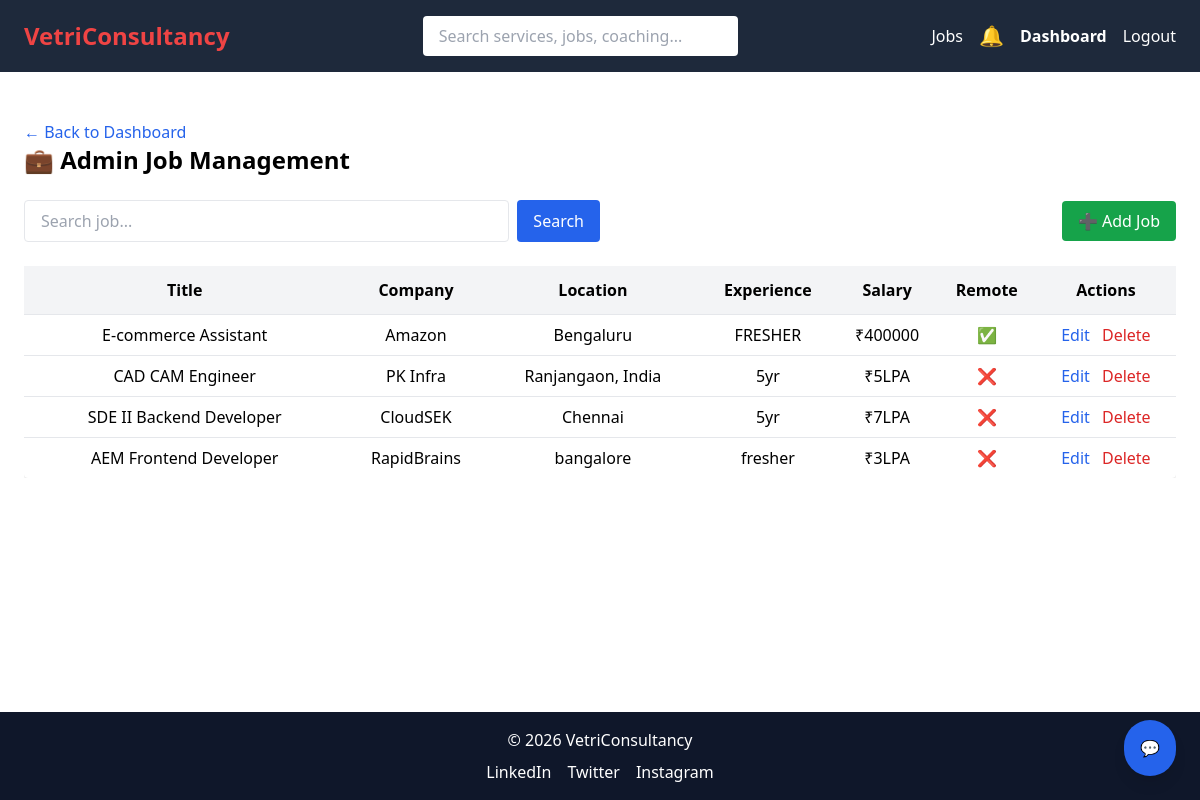
/dashboard/jobs/ (signed in), run on the app's committed database.
### VCS/models.py (models this page shows, shortened)
class Job(models.Model):
    EXPERIENCE_CHOICES = [
        ('FRESHER', 'Fresher'),
        ('1-3', '1–3 Years'),
        ('3-5', '3–5 Years'),
        ('5+', '5+ Years'),
    ]
    company_name = models.CharField(max_length=200, db_index=True)
    job_title = models.CharField(max_length=200, db_index=True)
    location = models.CharField(max_length=100, db_index=True)
    experience = models.CharField(
        max_length=10,
        choices=EXPERIENCE_CHOICES,
        db_index=True
    )
    salary_range = models.IntegerField(help_text="Monthly salary", db_index=True)
    is_remote = models.BooleanField(default=False)
    eligibility = models.TextField()
    job_description = models.TextField()
    posted_at = models.DateTimeField(auto_now_add=True, db_index=True)
    saved_by = models.ManyToManyField(User, blank=True, related_name='saved_jobs')
    applied_by = models.ManyToManyField(User, through='JobApplication', related_name='applied_jobs')
    class Meta:
        indexes = [
            models.Index(fields=['job_title']),
            models.Index(fields=['location']),
            models.Index(fields=['experience']),
            models.Index(fields=['salary_range']),
        ]

### VCS/views.py (the view)
# urls.py: path('dashboard/jobs/', admin_jobs, name='admin_jobs'),
@staff_member_required
def admin_jobs(request):
    q = request.GET.get('q', '')
    jobs = Job.objects.all().order_by('-posted_at')
    if q:
        jobs = jobs.filter(
            Q(job_title__icontains=q) |
            Q(company_name__icontains=q) |
            Q(location__icontains=q)
        )
    return render(request, 'admin/jobs.html', {'jobs': jobs})

### VCS/context_processors.py (called while the page is built)
def notification_count(request):
    if request.user.is_authenticated:
        unread_count = Notification.objects.filter(
            user=request.user,
            is_read=False
        ).count()
        latest_notifications = Notification.objects.filter(
            user=request.user
        ).order_by('-created_at')[:5]
    else:
        unread_count = 0
        latest_notifications = []
    return {
        'notification_count': unread_count,
        'latest_notifications': latest_notifications,
    }

### VCS/templates/admin/jobs.html (shortened to what this page needs)
{% extends 'base.html' %}
{% block content %}
<div class="mt-6">
    <a href="{% url 'admin_dashboard' %}" class="text-blue-600 hover:underline">
        ← Back to Dashboard
    </a>
</div>
<h1 class="text-2xl font-bold mb-6">💼 Admin Job Management</h1>
<div class="flex flex-col md:flex-row md:items-center md:justify-between gap-3 mb-6">
<form method="get" class="flex gap-2 w-full md:w-1/2">
    <input name="q" value="{{ request.GET.q }}" placeholder="Search job..."
           class="border px-4 py-2 rounded w-full">
    <button type="submit"
        class="bg-blue-600 text-white px-4 py-2 rounded hover:bg-blue-700">
        Search
    </button>
</form>
<button type="button" onclick="openAddModal()"
class="bg-green-600 text-white px-4 py-2 rounded hover:bg-green-700">
➕ Add Job
</button>
</div>
<div class="overflow-x-auto">
<table class="w-full bg-white shadow rounded">
<thead class="bg-gray-100">
<tr>
    <th class="p-3">Title</th>
    <th>Company</th>
    <th>Location</th>
    <th>Experience</th>
    <th>Salary</th>
    <th>Remote</th>
    <th>Actions</th>
</tr>
</thead>
<tbody>
{% for job in jobs %}
<tr class="border-t text-center hover:bg-gray-50">
    <td class="p-2">{{ job.job_title }}</td>
    <td>{{ job.company_name }}</td>
    <td>{{ job.location }}</td>
    <td>{{ job.experience }}</td>
    <td>₹{{ job.salary_range }}</td>
    <td>{% if job.is_remote %}✅{% else %}❌{% endif %}</td>
    <td class="space-x-2">
        <button type="button"
        onclick="openEditModal(
        '{{ job.id }}',
        '{{ job.job_title|escapejs }}',
        '{{ job.company_name|escapejs }}',
        '{{ job.location|escapejs }}',
        '{{ job.experience }}',
        '{{ job.salary_range }}',
        '{{ job.is_remote }}',
        '{{ job.eligibility|escapejs }}',
        '{{ job.job_description|escapejs }}')"
        class="text-blue-600 hover:underline">
        Edit
        </button>
        <a href="{% url 'delete_job' job.id %}"
           onclick="return confirm('Delete this job?')"
           class="text-red-600 hover:underline">
           Delete
        </a>
    </td>
</tr>
{% endfor %}
</tbody>
</table>
</div>
{% endblock %}

### data on the page
Job: job_title "E-commerce Assistant", company_name "Amazon", location "Bengaluru", experience "FRESHER", salary_range "400000"
Job: job_title "CAD CAM Engineer", company_name "PK Infra", location "Ranjangaon, India", experience "5yr", salary_range "5LPA"
Job: job_title "SDE II Backend Developer", company_name "CloudSEK", location "Chennai", experience "5yr", salary_range "7LPA"
Job: job_title "AEM Frontend Developer", company_name "RapidBrains", location "bangalore", experience "fresher", salary_range "3LPA"
